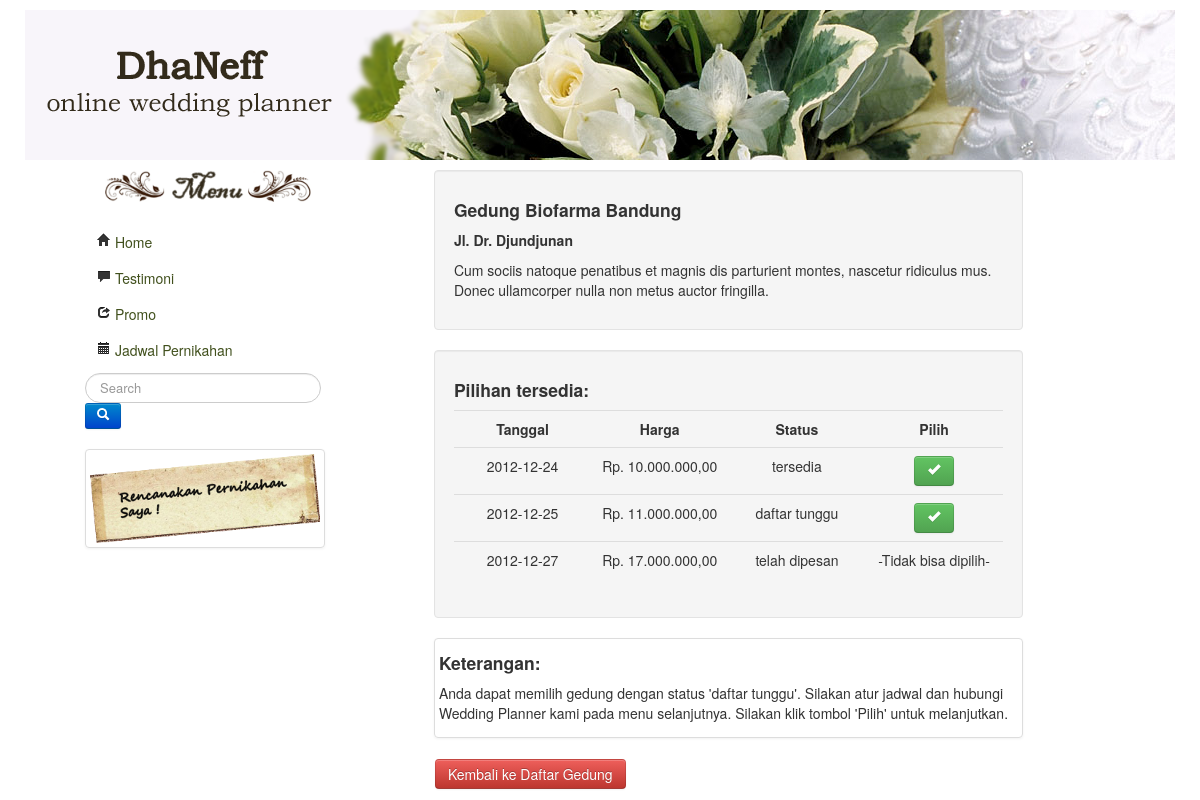
The app's page /view/view-pilihdetail.php?ged=1 with its own data.
### tables this page shows
CREATE TABLE IF NOT EXISTS `gedung` (
  `id_gedung` int(11) NOT NULL AUTO_INCREMENT,
  `nama_gedung` varchar(50) DEFAULT NULL,
  `alamat` text,
  `id_kota` int(11) NOT NULL,
  `waktu` varchar(40) DEFAULT NULL,
  `keterangan` varchar(40) DEFAULT NULL,
  `deskripsi_gedung` text,
  `gambar_gedung` varchar(50) DEFAULT NULL,
  `kapasitas` int(4) DEFAULT NULL,
  `flag` tinyint(1) NOT NULL DEFAULT '1',
  PRIMARY KEY (`id_gedung`)
);

CREATE TABLE IF NOT EXISTS `gedung_detail` (
  `id_detail` int(11) NOT NULL AUTO_INCREMENT,
  `id_gedung` int(11) DEFAULT NULL,
  `tanggal` date DEFAULT NULL,
  `harga` decimal(10,0) DEFAULT NULL,
  `id_status` int(11) DEFAULT NULL,
  `flag` tinyint(1) DEFAULT NULL,
  PRIMARY KEY (`id_detail`)
);

CREATE TABLE IF NOT EXISTS `status` (
  `id_status` int(11) NOT NULL AUTO_INCREMENT,
  `status` varchar(40) NOT NULL,
  PRIMARY KEY (`id_status`)
);

### view/view-pilihdetail.php (the view, shortened to what this page needs)
<?php
include('../model/model-pesan.php');
include_once ('header.php');
echo "<div class='span7 offset1'>";
$obj=new Pesan("localhost","root","","wedding");
	if(isset($_REQUEST['ged'])){
		$obj->detail($_REQUEST['ged']);
	?>
<html>
	<body>
			<div class="well">
				<h4>Pilihan tersedia: </h4>
				<table class="table table-hover" width="100%" border="0">
					<tr>
						<th width="25%">Tanggal</th>
						<th width="25%">Harga</th>
						<th width="25%">Status</th>
						<th width="25%">Pilih</th>
					</tr>
					<?php foreach($obj->data as $val){
							extract($val);
							?>
								<tr align="center">
								<td><?php echo $tanggal; ?></td>
								<td><?php echo "Rp. ".number_format($harga,2,',','.'); ?></td>
								<td><?php echo $status; ?></td>
									<?php if($id_status==6){
										echo "<td> -Tidak  bisa dipilih- </td>";
											} else {?>
											<td><a href="view-pilihpaket.php?detail=<?php echo $id_detail; ?>" class="btn btn-success" rel="tooltip" title="Pilih"><i class="icon-ok icon-white" ></i></a>
											</td>
										<?php } ?>
					</tr>
					<?php }
				echo "</table>";
				}
				echo "</div>";
?>
<div class="thumbnail">
<h4>Keterangan: </h4>
<p>Anda dapat memilih gedung dengan status 'daftar tunggu'. Silakan atur jadwal dan hubungi Wedding Planner kami pada menu selanjutnya.
Silakan klik tombol 'Pilih' untuk melanjutkan.</p>
</div><br>
<table width="100%" border="0"><tr>
<td><a class="btn btn-danger" href="view-gedung.php">Kembali ke Daftar Gedung</a></td>
</tr></table>
		</body>
	</html>

### model/model-pesan.php (shortened to what this page needs)
<?php
class Pesan {
	public $mysqli;
	public $data;
	public function __construct($host,$username,$password,$db_name){
		$this->mysqli = new mysqli($host, $username, $password, $db_name);
	}
	public function detail($id){
		$query="SELECT d.id_detail, g.id_gedung, g.nama_gedung, g.gambar_gedung, g.deskripsi_gedung, d.tanggal, d.harga, s.id_status, s.status
		FROM gedung_detail d
		JOIN gedung g ON g.id_gedung = d.id_gedung
		JOIN STATUS s ON s.id_status = d.id_status
		WHERE g.id_gedung ='$id' && d.flag = 1
		ORDER BY d.id_status ASC
		LIMIT 0 , 30";
		$result= $this->mysqli->query($query);
		$query2="SELECT distinct g.nama_gedung, g.alamat, g.deskripsi_gedung
		from gedung g
		where g.id_gedung ='$id'";
		$result2=$this->mysqli->query($query2);
		$a=$result2->fetch_assoc();
		echo "<div class='well'>
			<h4>".$a['nama_gedung']."</h4>
			<h5>".$a['alamat']."</h5>
			<p>".$a['deskripsi_gedung']."</p>
			</div>
			";
		if($result){
			while($rows=$result->fetch_assoc()){
				$this->data[]=$rows;
			}
			return $this->data;
		}
	}
}

### records on screen
gedung: nama_gedung "Gedung Biofarma Bandung", alamat "Jl. Dr. Djundjunan", deskripsi_gedung "Cum sociis natoque penatibus et magnis dis parturient montes, nascetur ridiculus mus. Donec ullamcorper nulla non metus auctor fringilla."
gedung_detail: tanggal "2012-12-24", harga "10.000.000,00", id_status.status "tersedia"
gedung_detail: tanggal "2012-12-25", harga "11.000.000,00", id_status.status "daftar tunggu"
gedung_detail: tanggal "2012-12-27", harga "17.000.000,00", id_status.status "telah dipesan", shows "-Tidak bisa dipilih-"
